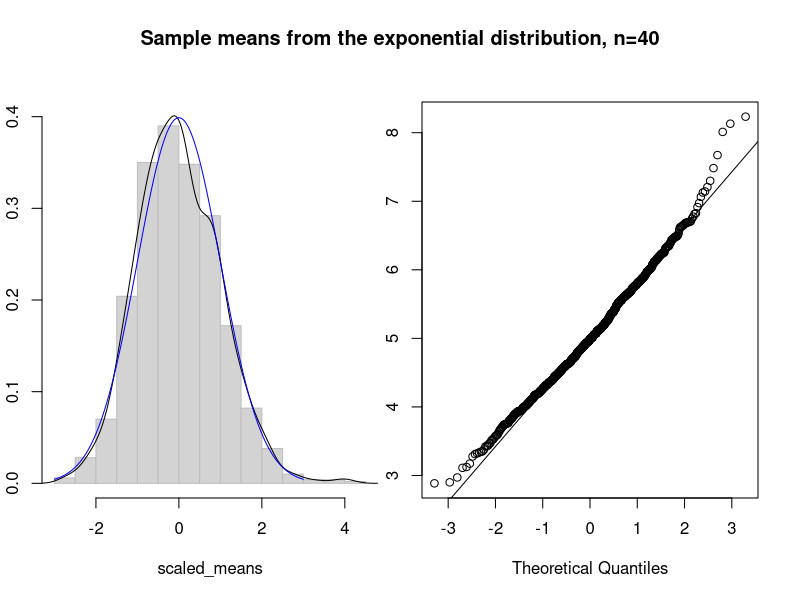

This figure's R source:
## ---- chunk 1
set.seed(1891)
lambda <-0.2
n <- 40
## ---- chunk 2
plot_sample_means <- function(f_sample, n, m=1000,title="Histogram", ...) {

 # define a vector to hold our sample means
 means <- double(0)

 # generate 1000 samples of size n and store their means
 for(i in 1:m) means[i] = mean(f_sample(n,...))

 # scale sample means to plot against standard normal
 scaled_means <- scale(means)

 # set up a two panel plot
 par(mfrow=c(1,2))
 par(mar=c(5,2,5,1)+0.1)

 # plot histogram and density of scaled means
 hist(scaled_means, prob=T, col="light grey", border="grey", main=NULL, ylim=c(0,0.4))
 lines(density(scaled_means))

 # overlay the standard normal curve in blue for comparison
 curve(dnorm(x,0,1), -3, 3, col='blue', add=T)

 # adjust margins and draw the quantile-quantile plot
 par(mar=c(5,1,5,2)+0.1)
 qqnorm(means, main="")
 qqline(means)

 # return margins to normal and go back to one panel
 par(mar=c(5,4,4,2)+0.1)
 par(mfrow=c(1,1))

 # add a title
 par(omi=c(0,0,0.75,0))
 title(paste(title, ", n=", n, sep=""), outer=T)
 par(omi=c(0,0,0,0))

 # return unscaled means (without printing)
 return(invisible(means))
}

## ---- chunk 3
sim=plot_sample_means(rexp, n=40, title="Sample means from the exponential distribution", rate=0.2)
cat("Theoretical Center(Mean)=",1/lambda,"Actual Center(Mean)=",mean(sim),"\n")
## ---- chunk 4
cat("Theoretical Variance = ",((1/lambda)^2)/n,"Actual Variance = ",var(sim),"\n")
cat("Difference between Theoretical variance and Actual Variance=",((1/lambda)^2)/n - var(sim))
## ---- chunk 5
print(shapiro.test(sim))
## ---- chunk 6
print(t.test(sim,conf.level = 0.96)$conf)
